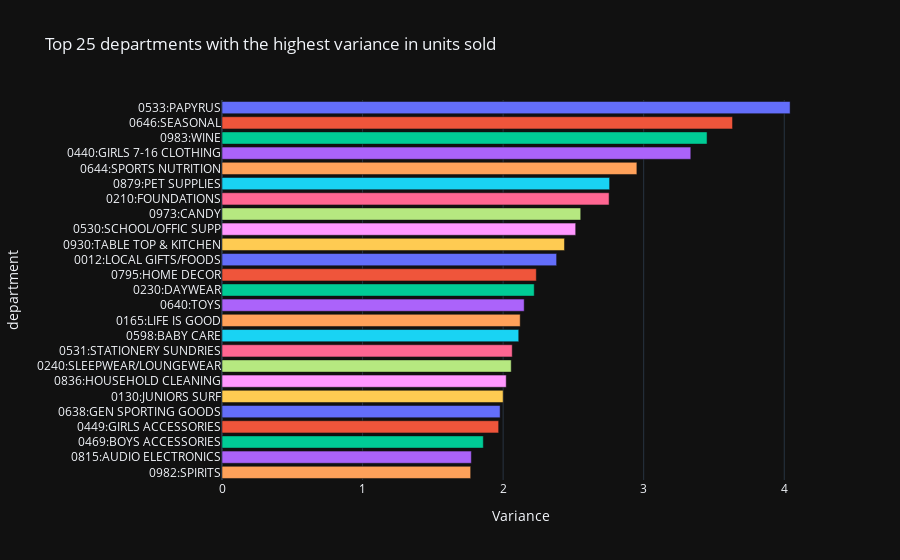

The cell this chart's notebook holds for it:
### Code cell
# Which departments have the highest variance in the number of units sold?
units_sold_variance = (
    df_transactions.groupby("department")["units"]
    .std()
    .sort_values(ascending=False)
    .head(25)
)

units_sold_variance_fig = px.bar(
    units_sold_variance,
    color=units_sold_variance.index,
    title="Top 25 departments with the highest variance in units sold",
    labels={"value": "Variance"},
    orientation="h",
)
units_sold_variance_fig.update_layout(showlegend=False)
units_sold_variance_fig.show()

### Figure 1 — Plotly figure (JSON) as saved in the notebook; plotly's stock layout.template omitted (floating-point values rounded to 4 significant figures)
{"data": [{"alignmentgroup": "True", "hovertemplate": "department=%{y}<br>Variance=%{x}<extra></extra>", "legendgroup": "0533:PAPYRUS", "marker": {"color": "#636efa", "pattern": {"shape": ""}}, "name": "0533:PAPYRUS", "offsetgroup": "0533:PAPYRUS", "orientation": "h", "showlegend": true, "textposition": "auto", "type": "bar", "x": [4.041], "xaxis": "x", "y": ["0533:PAPYRUS"], "yaxis": "y"}, {"alignmentgroup": "True", "hovertemplate": "department=%{y}<br>Variance=%{x}<extra></extra>", "legendgroup": "0646:SEASONAL", "marker": {"color": "#EF553B", "pattern": {"shape": ""}}, "name": "0646:SEASONAL", "offsetgroup": "0646:SEASONAL", "orientation": "h", "showlegend": true, "textposition": "auto", "type": "bar", "x": [3.632], "xaxis": "x", "y": ["0646:SEASONAL"], "yaxis": "y"}, {"alignmentgroup": "True", "hovertemplate": "department=%{y}<br>Variance=%{x}<extra></extra>", "legendgroup": "0983:WINE", "marker": {"color": "#00cc96", "pattern": {"shape": ""}}, "name": "0983:WINE", "offsetgroup": "0983:WINE", "orientation": "h", "showlegend": true, "textposition": "auto", "type": "bar", "x": [3.451], "xaxis": "x", "y": ["0983:WINE"], "yaxis": "y"}, {"alignmentgroup": "True", "hovertemplate": "department=%{y}<br>Variance=%{x}<extra></extra>", "legendgroup": "0440:GIRLS 7-16 CLOTHING", "marker": {"color": "#ab63fa", "pattern": {"shape": ""}}, "name": "0440:GIRLS 7-16 CLOTHING", "offsetgroup": "0440:GIRLS 7-16 CLOTHING", "orientation": "h", "showlegend": true, "textposition": "auto", "type": "bar", "x": [3.335], "xaxis": "x", "y": ["0440:GIRLS 7-16 CLOTHING"], "yaxis": "y"}, {"alignmentgroup": "True", "hovertemplate": "department=%{y}<br>Variance=%{x}<extra></extra>", "legendgroup": "0644:SPORTS NUTRITION", "marker": {"color": "#FFA15A", "pattern": {"shape": ""}}, "name": "0644:SPORTS NUTRITION", "offsetgroup": "0644:SPORTS NUTRITION", "orientation": "h", "showlegend": true, "textposition": "auto", "type": "bar", "x": [2.951], "xaxis": "x", "y": ["0644:SPORTS NUTRITION"], "yaxis": "y"}, {"alignmentgroup": "True", "hovertemplate": "department=%{y}<br>Variance=%{x}<extra></extra>", "legendgroup": "0879:PET SUPPLIES", "marker": {"color": "#19d3f3", "pattern": {"shape": ""}}, "name": "0879:PET SUPPLIES", "offsetgroup": "0879:PET SUPPLIES", "orientation": "h", "showlegend": true, "textposition": "auto", "type": "bar", "x": [2.757], "xaxis": "x", "y": ["0879:PET SUPPLIES"], "yaxis": "y"}, {"alignmentgroup": "True", "hovertemplate": "department=%{y}<br>Variance=%{x}<extra></extra>", "legendgroup": "0210:FOUNDATIONS", "marker": {"color": "#FF6692", "pattern": {"shape": ""}}, "name": "0210:FOUNDATIONS", "offsetgroup": "0210:FOUNDATIONS", "orientation": "h", "showlegend": true, "textposition": "auto", "type": "bar", "x": [2.754], "xaxis": "x", "y": ["0210:FOUNDATIONS"], "yaxis": "y"}, {"alignmentgroup": "True", "hovertemplate": "department=%{y}<br>Variance=%{x}<extra></extra>", "legendgroup": "0973:CANDY", "marker": {"color": "#B6E880", "pattern": {"shape": ""}}, "name": "0973:CANDY", "offsetgroup": "0973:CANDY", "orientation": "h", "showlegend": true, "textposition": "auto", "type": "bar", "x": [2.552], "xaxis": "x", "y": ["0973:CANDY"], "yaxis": "y"}, {"alignmentgroup": "True", "hovertemplate": "department=%{y}<br>Variance=%{x}<extra></extra>", "legendgroup": "0530:SCHOOL/OFFIC SUPP", "marker": {"color": "#FF97FF", "pattern": {"shape": ""}}, "name": "0530:SCHOOL/OFFIC SUPP", "offsetgroup": "0530:SCHOOL/OFFIC SUPP", "orientation": "h", "showlegend": true, "textposition": "auto", "type": "bar", "x": [2.516], "xaxis": "x", "y": ["0530:SCHOOL/OFFIC SUPP"], "yaxis": "y"}, {"alignmentgroup": "True", "hovertemplate": "department=%{y}<br>Variance=%{x}<extra></extra>", "legendgroup": "0930:TABLE TOP & KITCHEN", "marker": {"color": "#FECB52", "pattern": {"shape": ""}}, "name": "0930:TABLE TOP & KITCHEN", "offsetgroup": "0930:TABLE TOP & KITCHEN", "orientation": "h", "showlegend": true, "textposition": "auto", "type": "bar", "x": [2.436], "xaxis": "x", "y": ["0930:TABLE TOP & KITCHEN"], "yaxis": "y"}, {"alignmentgroup": "True", "hovertemplate": "department=%{y}<br>Variance=%{x}<extra></extra>", "legendgroup": "0012:LOCAL GIFTS/FOODS", "marker": {"color": "#636efa", "pattern": {"shape": ""}}, "name": "0012:LOCAL GIFTS/FOODS", "offsetgroup": "0012:LOCAL GIFTS/FOODS", "orientation": "h", "showlegend": true, "textposition": "auto", "type": "bar", "x": [2.38], "xaxis": "x", "y": ["0012:LOCAL GIFTS/FOODS"], "yaxis": "y"}, {"alignmentgroup": "True", "hovertemplate": "department=%{y}<br>Variance=%{x}<extra></extra>", "legendgroup": "0795:HOME DECOR", "marker": {"color": "#EF553B", "pattern": {"shape": ""}}, "name": "0795:HOME DECOR", "offsetgroup": "0795:HOME DECOR", "orientation": "h", "showlegend": true, "textposition": "auto", "type": "bar", "x": [2.236], "xaxis": "x", "y": ["0795:HOME DECOR"], "yaxis": "y"}, {"alignmentgroup": "True", "hovertemplate": "department=%{y}<br>Variance=%{x}<extra></extra>", "legendgroup": "0230:DAYWEAR", "marker": {"color": "#00cc96", "pattern": {"shape": ""}}, "name": "0230:DAYWEAR", "offsetgroup": "0230:DAYWEAR", "orientation": "h", "showlegend": true, "textposition": "auto", "type": "bar", "x": [2.221], "xaxis": "x", "y": ["0230:DAYWEAR"], "yaxis": "y"}, {"alignmentgroup": "True", "hovertemplate": "department=%{y}<br>Variance=%{x}<extra></extra>", "legendgroup": "0640:TOYS", "marker": {"color": "#ab63fa", "pattern": {"shape": ""}}, "name": "0640:TOYS", "offsetgroup": "0640:TOYS", "orientation": "h", "showlegend": true, "textposition": "auto", "type": "bar", "x": [2.15], "xaxis": "x", "y": ["0640:TOYS"], "yaxis": "y"}, {"alignmentgroup": "True", "hovertemplate": "department=%{y}<br>Variance=%{x}<extra></extra>", "legendgroup": "0165:LIFE IS GOOD", "marker": {"color": "#FFA15A", "pattern": {"shape": ""}}, "name": "0165:LIFE IS GOOD", "offsetgroup": "0165:LIFE IS GOOD", "orientation": "h", "showlegend": true, "textposition": "auto", "type": "bar", "x": [2.121], "xaxis": "x", "y": ["0165:LIFE IS GOOD"], "yaxis": "y"}, {"alignmentgroup": "True", "hovertemplate": "department=%{y}<br>Variance=%{x}<extra></extra>", "legendgroup": "0598:BABY CARE", "marker": {"color": "#19d3f3", "pattern": {"shape": ""}}, "name": "0598:BABY CARE", "offsetgroup": "0598:BABY CARE", "orientation": "h", "showlegend": true, "textposition": "auto", "type": "bar", "x": [2.111], "xaxis": "x", "y": ["0598:BABY CARE"], "yaxis": "y"}, {"alignmentgroup": "True", "hovertemplate": "department=%{y}<br>Variance=%{x}<extra></extra>", "legendgroup": "0531:STATIONERY SUNDRIES", "marker": {"color": "#FF6692", "pattern": {"shape": ""}}, "name": "0531:STATIONERY SUNDRIES", "offsetgroup": "0531:STATIONERY SUNDRIES", "orientation": "h", "showlegend": true, "textposition": "auto", "type": "bar", "x": [2.065], "xaxis": "x", "y": ["0531:STATIONERY SUNDRIES"], "yaxis": "y"}, {"alignmentgroup": "True", "hovertemplate": "department=%{y}<br>Variance=%{x}<extra></extra>", "legendgroup": "0240:SLEEPWEAR/LOUNGEWEAR", "marker": {"color": "#B6E880", "pattern": {"shape": ""}}, "name": "0240:SLEEPWEAR/LOUNGEWEAR", "offsetgroup": "0240:SLEEPWEAR/LOUNGEWEAR", "orientation": "h", "showlegend": true, "textposition": "auto", "type": "bar", "x": [2.058], "xaxis": "x", "y": ["0240:SLEEPWEAR/LOUNGEWEAR"], "yaxis": "y"}, {"alignmentgroup": "True", "hovertemplate": "department=%{y}<br>Variance=%{x}<extra></extra>", "legendgroup": "0836:HOUSEHOLD CLEANING", "marker": {"color": "#FF97FF", "pattern": {"shape": ""}}, "name": "0836:HOUSEHOLD CLEANING", "offsetgroup": "0836:HOUSEHOLD CLEANING", "orientation": "h", "showlegend": true, "textposition": "auto", "type": "bar", "x": [2.022], "xaxis": "x", "y": ["0836:HOUSEHOLD CLEANING"], "yaxis": "y"}, {"alignmentgroup": "True", "hovertemplate": "department=%{y}<br>Variance=%{x}<extra></extra>", "legendgroup": "0130:JUNIORS SURF", "marker": {"color": "#FECB52", "pattern": {"shape": ""}}, "name": "0130:JUNIORS SURF", "offsetgroup": "0130:JUNIORS SURF", "orientation": "h", "showlegend": true, "textposition": "auto", "type": "bar", "x": [2], "xaxis": "x", "y": ["0130:JUNIORS SURF"], "yaxis": "y"}, {"alignmentgroup": "True", "hovertemplate": "department=%{y}<br>Variance=%{x}<extra></extra>", "legendgroup": "0638:GEN SPORTING GOODS", "marker": {"color": "#636efa", "pattern": {"shape": ""}}, "name": "0638:GEN SPORTING GOODS", "offsetgroup": "0638:GEN SPORTING GOODS", "orientation": "h", "showlegend": true, "textposition": "auto", "type": "bar", "x": [1.978], "xaxis": "x", "y": ["0638:GEN SPORTING GOODS"], "yaxis": "y"}, {"alignmentgroup": "True", "hovertemplate": "department=%{y}<br>Variance=%{x}<extra></extra>", "legendgroup": "0449:GIRLS ACCESSORIES", "marker": {"color": "#EF553B", "pattern": {"shape": ""}}, "name": "0449:GIRLS ACCESSORIES", "offsetgroup": "0449:GIRLS ACCESSORIES", "orientation": "h", "showlegend": true, "textposition": "auto", "type": "bar", "x": [1.968], "xaxis": "x", "y": ["0449:GIRLS ACCESSORIES"], "yaxis": "y"}, {"alignmentgroup": "True", "hovertemplate": "department=%{y}<br>Variance=%{x}<extra></extra>", "legendgroup": "0469:BOYS ACCESSORIES", "marker": {"color": "#00cc96", "pattern": {"shape": ""}}, "name": "0469:BOYS ACCESSORIES", "offsetgroup": "0469:BOYS ACCESSORIES", "orientation": "h", "showlegend": true, "textposition": "auto", "type": "bar", "x": [1.859], "xaxis": "x", "y": ["0469:BOYS ACCESSORIES"], "yaxis": "y"}, {"alignmentgroup": "True", "hovertemplate": "department=%{y}<br>Variance=%{x}<extra></extra>", "legendgroup": "0815:AUDIO ELECTRONICS", "marker": {"color": "#ab63fa", "pattern": {"shape": ""}}, "name": "0815:AUDIO ELECTRONICS", "offsetgroup": "0815:AUDIO ELECTRONICS", "orientation": "h", "showlegend": true, "textposition": "auto", "type": "bar", "x": [1.774], "xaxis": "x", "y": ["0815:AUDIO ELECTRONICS"], "yaxis": "y"}, {"alignmentgroup": "True", "hovertemplate": "department=%{y}<br>Variance=%{x}<extra></extra>", "legendgroup": "0982:SPIRITS", "marker": {"color": "#FFA15A", "pattern": {"shape": ""}}, "name": "0982:SPIRITS", "offsetgroup": "0982:SPIRITS", "orientation": "h", "showlegend": true, "textposition": "auto", "type": "bar", "x": [1.769], "xaxis": "x", "y": ["0982:SPIRITS"], "yaxis": "y"}], "layout": {"barmode": "relative", "legend": {"title": {"text": "department"}, "tracegroupgap": 0}, "showlegend": false, "title": {"text": "Top 25 departments with the highest variance in units sold"}, "xaxis": {"anchor": "y", "domain": [0, 1], "title": {"text": "Variance"}}, "yaxis": {"anchor": "x", "categoryarray": ["0982:SPIRITS", "0815:AUDIO ELECTRONICS", "0469:BOYS ACCESSORIES", "0449:GIRLS ACCESSORIES", "0638:GEN SPORTING GOODS", "0130:JUNIORS SURF", "0836:HOUSEHOLD CLEANING", "0240:SLEEPWEAR/LOUNGEWEAR", "0531:STATIONERY SUNDRIES", "0598:BABY CARE", "0165:LIFE IS GOOD", "0640:TOYS", "0230:DAYWEAR", "0795:HOME DECOR", "0012:LOCAL GIFTS/FOODS", "0930:TABLE TOP & KITCHEN", "0530:SCHOOL/OFFIC SUPP", "0973:CANDY", "0210:FOUNDATIONS", "0879:PET SUPPLIES", "0644:SPORTS NUTRITION", "0440:GIRLS 7-16 CLOTHING", "0983:WINE", "0646:SEASONAL", "0533:PAPYRUS"], "categoryorder": "array", "domain": [0, 1], "title": {"text": "department"}}}}
